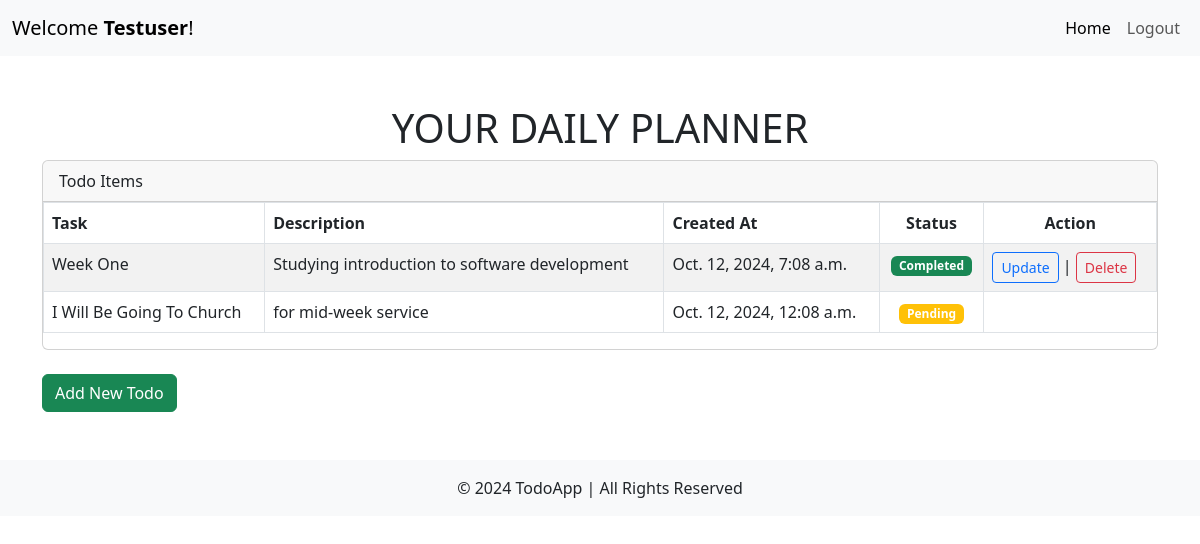
The page / (signed in) on the database its author committed.
### todo/models.py (models this page shows, shortened)
class Todo(models.Model):
    STATUS_CHOICES = (
        ('Pending', 'Pending'),
        ('In Progress', 'In Progress'),
        ('Completed', 'Completed')
    )
    user = models.ForeignKey(Profile, related_name='todos', on_delete=models.CASCADE)
    title = models.CharField(max_length=150)
    description = models.TextField()
    is_completed = models.BooleanField(default=False)
    status = models.CharField(max_length=150, choices=STATUS_CHOICES, default='Pending', blank=True, null=True)
    created_at = models.DateTimeField(auto_now_add=True, blank=True, null=True)
    updated_at = models.DateTimeField(auto_now=True, blank=True, null=True)

### todo/views.py (the view)
# urls.py: path('', views.index, name='index'),
def index(request):
    todos = Todo.objects.order_by('-updated_at')
    context = {'todos':todos}
    return render(request, 'todo/index.html', context)

### todo/templates/todo/index.html (shortened to what this page needs)
{% extends "todo/base.html" %}
{% block content %}
<h1 class="text-center">YOUR DAILY PLANNER</h1>
<div class="card">
    <div class="card-header">
        Todo Items
    </div>
    <div class="table-responsive">
        <table class="table table-striped table-bordered">
            <thead class="">
                <tr>
                    <th scope="col">Task</th>
                    <th scope="col">Description</th>
                    <th scope="col">Created At</th>
                    <th scope="col" class="text-center">Status</th>
                    <th scope="col" class="text-center">Action</th>
                </tr>
            </thead>
            <tbody>
                {% for todo in todos %}
                <tr>
                    <td>{{ todo.title|title }}</td>
                    <td>{{ todo.description }}</td>
                    <td>{{ todo.created_at }}</td>
                    <td class="text-center">
                        {% if todo.status == 'Pending' %}
                        <span class="badge bg-warning">{{ todo.status }}</span>
                        {% elif todo.status == 'In Progress' %}
                        <span class="badge bg-primary">{{ todo.status }}</span>
                        {% elif todo.status == 'Completed' %}
                        <span class="badge bg-success">{{ todo.status }}</span>
                        {% endif %}
                    </td>
                    {% if request.user == todo.user.created_by %}
                    <td>
                        <a class="btn btn-outline-primary btn-sm" href="{% url 'update_todo' todo.id %}">Update</a> |
                        <a class="btn btn-outline-danger btn-sm" href="{% url 'delete_todo' todo.id %}">Delete</a>
                    </td>
                    {% endif %}
                </tr>
                {% empty %}
                <tr>
                    <td colspan="2" class="text-center">No todos available</td>
                </tr>
                {% endfor %}
            </tbody>
        </table>
    </div>
</div>
{% if request.user.is_authenticated %}
<div class="mt-4">
    <a href="{% url 'add_todo' %}" class="btn btn-success">Add New Todo</a>
</div>
{% endif %}
{% endblock %}

### todo/templates/todo/base.html (shortened to what this page needs)
<!DOCTYPE html>
<html lang="en">
<head>
    <link href="https://cdn.jsdelivr.net/npm/bootstrap@5.3.0-alpha1/dist/css/bootstrap.min.css" rel="stylesheet">
</head>
<body>
    <nav class="navbar navbar-expand-lg navbar-light bg-light">
        <div class="container-fluid">
            <a class="navbar-brand" href="/">Welcome <strong>{{ request.user|title }}</strong>!</a>
            <div class="collapse navbar-collapse" id="navbarNav">
                <ul class="navbar-nav ms-auto">
                    <li class="nav-item">
                        <a class="nav-link active" aria-current="page" href="{% url 'index' %}">Home</a>
                    </li>
                    {% if user.is_authenticated %}
                    <li class="nav-item">
                        <a class="nav-link" href="{% url 'logout' %}">Logout</a>
                    </li>
                    {% else %}
                    <li class="nav-item">
                        <a class="nav-link" href="{% url 'login' %}">Login</a>
                    </li>
                    {% endif %}
                </ul>
            </div>
        </div>
    </nav>
    <div class="container mt-5">
        {% block content %}
        {% endblock %}
    </div>
    <footer class="bg-light text-center text-lg-start mt-5">
        <div class="text-center p-3 bg-light">
            © 2024 TodoApp | All Rights Reserved
        </div>
    </footer>
</body>
</html>

### rows shown on the page
Todo: title "Week One", description "Studying introduction to software development", created_at "Oct. 12, 2024, 7:08 a.m.", status "Completed", shows "Update"
Todo: title "I Will Be Going To Church", description "for mid-week service", created_at "Oct. 12, 2024, 12:08 a.m.", status "Pending"

### other values the page prints
{{ request.user|title }} "Testuser"
